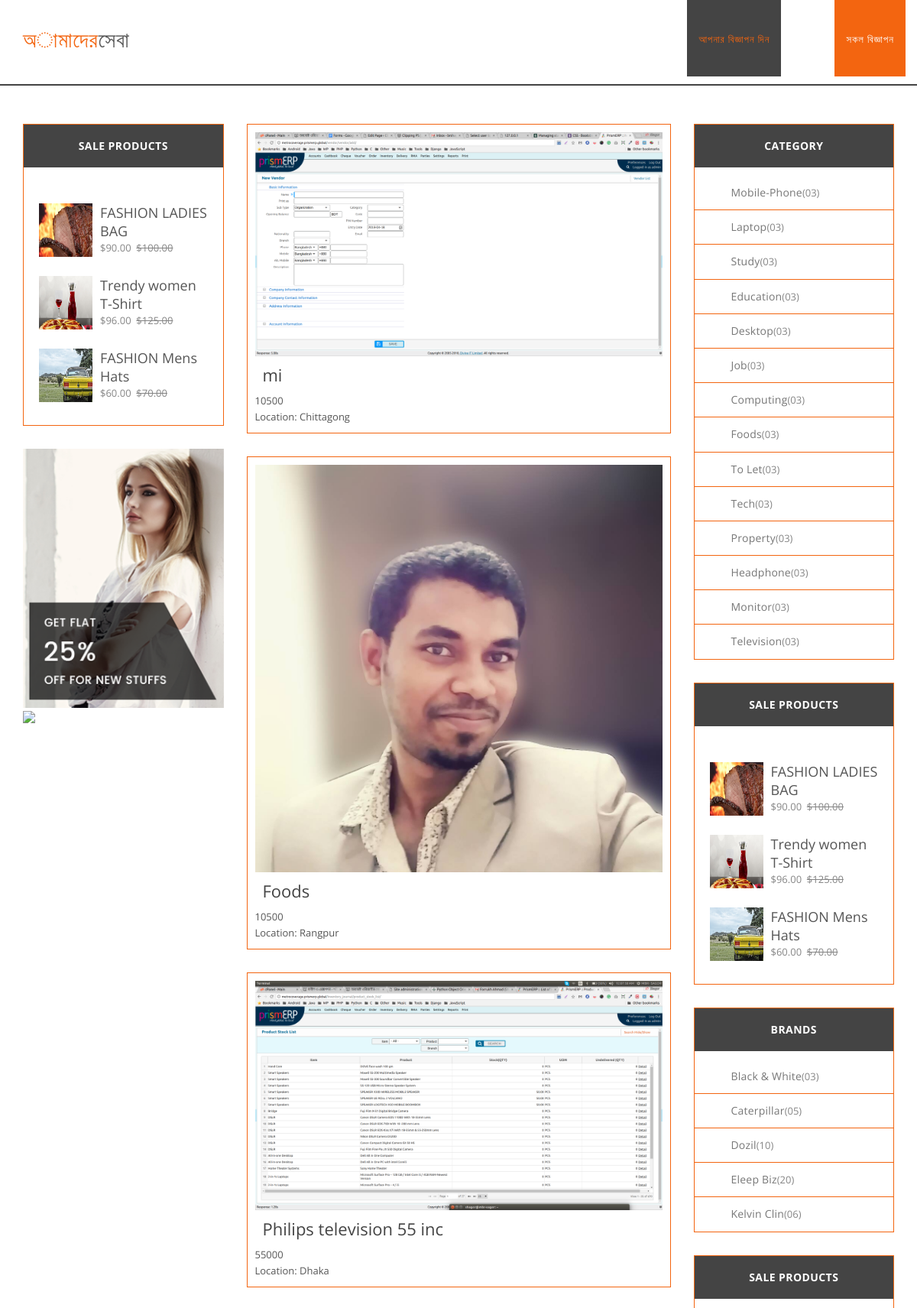
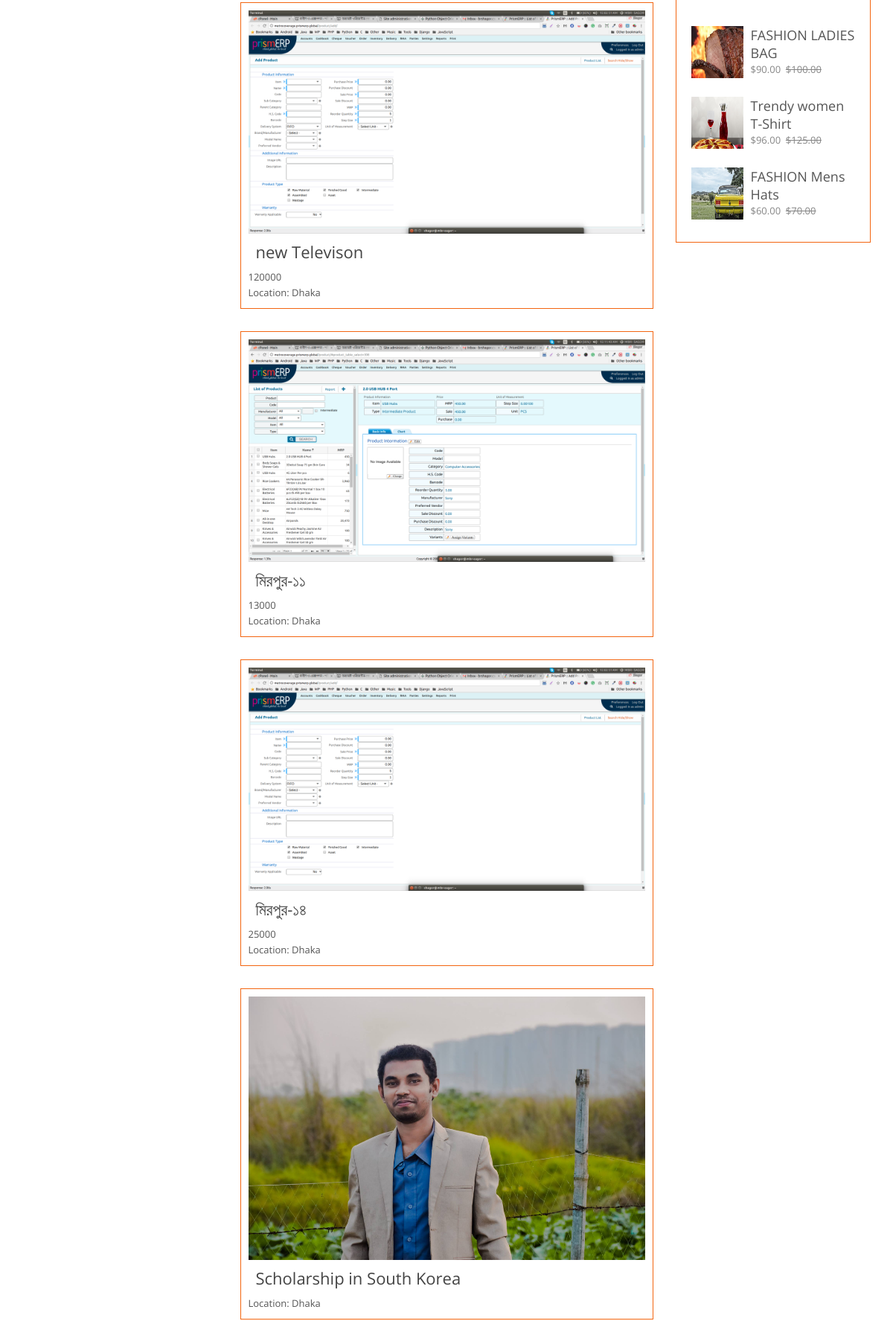
Page /services/items/ (upper part) on the committed database (2 pictures, top to bottom).
### services/models.py (models this page shows, shortened)
class Mobile(models.Model):
    name = models.CharField(max_length = 100)
    model = models.CharField(max_length = 100)
    address = models.CharField(max_length = 120)
    phone_number = models.CharField(max_length = 11)
    price = models.IntegerField()
    negotiable = models.BooleanField(default = False)
    description = models.TextField()
    image = models.ImageField(upload_to = 'products')
    condition_choice = (
        ('used','Used'),
        ('new','New'),
    )
    condition = models.CharField(max_length = 6, choices=condition_choice)
    category = models.ForeignKey(Category, on_delete = models.CASCADE)
    division = models.ForeignKey(Division, on_delete = models.CASCADE)
    brand = models.ForeignKey(Brand, on_delete = models.CASCADE)
    create_at = models.DateTimeField(auto_now = False, auto_now_add = True)
    update_at = models.DateTimeField(auto_now = True, auto_now_add = False)

class Division(models.Model):
    name = models.CharField(max_length = 70, unique = True)
    description = models.TextField()
    image = models.ImageField(upload_to = 'division')
    create_at = models.DateTimeField(auto_now = False, auto_now_add = True)
    def __str__(self):
        return self.name

class Television(models.Model):
    name = models.CharField(max_length = 100)
    inches = models.IntegerField()
    address = models.CharField(max_length = 120)
    phone_number = models.CharField(max_length = 11)
    price = models.IntegerField()
    negotiable = models.BooleanField(default = False)
    description = models.TextField()
    image = models.ImageField(upload_to = 'television')
    condition_choice = (
        ('used','Used'),
        ('new','New'),
    )
    condition = models.CharField(max_length = 6, choices=condition_choice)
    category = models.ForeignKey(Category, on_delete = models.CASCADE)
    division = models.ForeignKey(Division, on_delete = models.CASCADE)
    brand = models.ForeignKey(TVCategory, on_delete = models.CASCADE)
    create_at = models.DateTimeField(auto_now = False, auto_now_add = True)
    update_at = models.DateTimeField(auto_now = True, auto_now_add = False)

class Property(models.Model):
    name = models.CharField(max_length = 100)
    square_feed = models.IntegerField()
    address = models.CharField(max_length = 120)
    phone_number = models.CharField(max_length = 11)
    price = models.IntegerField()
    negotiable = models.BooleanField(default = False)
    description = models.TextField()
    image = models.ImageField(upload_to = 'property')
    condition_choice = (
        ('family','Family'),
        ('bachelor','Bachelor'),
    )
    condition = models.CharField(max_length = 10, choices=condition_choice)
    category = models.ForeignKey(Category, on_delete = models.CASCADE)
    division = models.ForeignKey(Division, on_delete = models.CASCADE)
    bed_room = models.ForeignKey(BedRoom, on_delete = models.CASCADE)
    bath_room = models.ForeignKey(BathRoom, on_delete = models.CASCADE)
    create_at = models.DateTimeField(auto_now = False, auto_now_add = True)
    update_at = models.DateTimeField(auto_now = True, auto_now_add = False)

class Study (models.Model):
    name = models.CharField(max_length = 100)
    address = models.CharField(max_length = 120)
    phone_number = models.CharField(max_length = 11)
    pay_per_month = models.IntegerField()
    negotiable = models.BooleanField(default = False)
    description = models.TextField()
    image = models.ImageField(upload_to = 'study', blank = True, null = True)
    study_of_type = (
        ('bangla','Bangla'),
        ('english','English'),
        ('math','Math'),
        ('other','Others'),
    )
    study_type = models.CharField(max_length = 10, choices=study_of_type)
    category = models.ForeignKey(Category, on_delete = models.CASCADE)
    division = models.ForeignKey(Division, on_delete = models.CASCADE)
    create_at = models.DateTimeField(auto_now = False, auto_now_add = True)
    update_at = models.DateTimeField(auto_now = True, auto_now_add = False)

class Category(models.Model):
    name = models.CharField(max_length = 70)
    create_at = models.DateTimeField(auto_now = False, auto_now_add = True)

### services/views.py (the view)
# urls.py: path('items/', all_service_display, name = 'all_service_display'),
def all_service_display(request):
    mobile_obj = Mobile.objects.all().order_by('-id')[:2]
    tv_obj = Television.objects.all().order_by('-id')[:2]
    property_obj = Property.objects.all().order_by('-id')[:2]
    study_obj = Study.objects.all().order_by('-id')[:2]
    computing_obj = Computing.objects.all().order_by('-id')[:2]
    category_obj = Category.objects.all()
    context = {
        'mobile_obj' : mobile_obj,
        'tv_obj' : tv_obj,
        'property_obj' : property_obj,
        'study_obj' : study_obj,
        'computing_obj' : computing_obj,
        'category_obj' : category_obj
    }
    return render(request, 'homepage/project-list.html', context)

### templates/homepage/project-list.html (shortened to what this page needs)
{% extends 'app/base_template.html' %}
{% load static %}
{% block body %}
<section class="main_section">
    <div class="container">
        <div class="row">
             <div class="col-lg-3">
            <div class="single_widget">
               <aside>
                    <h3 class="widgetTitle">Sale Products</h3>
                    <div class="widgetBody">
                        <div class="topRatedProducts">
                            <div class="singleProductsa">
                                <img src="{% static 'image/gallery/1.jpg' %}" alt="">
                                <h3><a href="shop_single.html">FASHION LADIES BAG</a></h3>
                                <p class="pricess">$90.00 &nbsp;<del>$100.00</del></p>
                            </div>
                            <div class="singleProductsa">
                                <img src="{% static 'image/gallery/2.jpg' %}" alt="">
                                <h3><a href="shop_single.html">Trendy women T-Shirt</a></h3>
                                <p class="pricess">$96.00 &nbsp;<del>$125.00</del></p>
                            </div>
                            <div class="singleProductsa">
                                <img src="{% static 'image/gallery/3.jpg' %}" alt="">
                                <h3><a href="shop_single.html">FASHION Mens Hats</a></h3>
                                <p class="pricess">$60.00 &nbsp;<del>$70.00</del></p>
                            </div>
                        </div>
                    </div>
                </aside>
            </div>
             <div class="ads">
                   <img src="{% static 'image/promo.png' %}">
               </div>
               <div class="ads">
                     <img src="{% static 'image/1.png' %}">
                 </div>
            </div>
            <div class="col-lg-6">
                <div class="projects">
                  {% for item in mobile_obj %}
                    <div class="single_project_list">
                     <a href="{% url 'Details_product' item.id %}">
                          <img src="/media/{{item.image}}"/>
                        <h2>
                           {{item.name}}
                        </h2>
                        <p>{{item.price}} </p>
                        <p>Location: {{item.division}} </p>
                    </a>
                    </div>
                    {% endfor %}
                    {% for item in tv_obj %}
                      <div class="single_project_list">
                       <a href="">
                            <img src="/media/{{item.image}}"/>
                          <h2>
                             {{item.name}}
                          </h2>
                          <p>{{item.price}} </p>
                          <p>Location: {{item.division}} </p>
                      </a>
                      </div>
                      {% endfor %}
                      {% for item in property_obj %}
                        <div class="single_project_list">
                         <a href="">
                              <img src="/media/{{item.image}}"/>
                            <h2>
                               {{item.name}}
                            </h2>
                            <p>{{item.price}} </p>
                            <p>Location: {{item.division}} </p>
                        </a>
                        </div>
                        {% endfor %}
                        {% for item in study_obj %}
                          <div class="single_project_list">
                           <a href="">
                                <img src="/media/{{item.image}}"/>
                              <h2>
                                 {{item.name}}
                              </h2>
                              <p>Location: {{item.division}} </p>
                          </a>
                          </div>
                          {% endfor %}
                </div>
            </div>
            <div class="col-lg-3">
              <div class="single_widget">
                <aside>
                <h3 class="widgetTitle">Category</h3>
                <div class="widgetBody">
                    <ul>
                        {% for item in category_obj %}
                        <li><a href="#">{{item.name}}</a><span>(03)</span></li>
                        {% endfor %}
                    </ul>
                </div>
                </aside>
            </div>
            <div class="single_widget">
               <aside>
                    <h3 class="widgetTitle">Sale Products</h3>
                    <div class="widgetBody">
                        <div class="topRatedProducts">
                            <div class="singleProductsa">
                                <img src="{% static 'image/gallery/1.jpg' %}"/>
                                <h3><a href="shop_single.html">FASHION LADIES BAG</a></h3>
                                <p class="pricess">$90.00 &nbsp;<del>$100.00</del></p>
                            </div>
                            <div class="singleProductsa">
                                <img src="{% static 'image/gallery/2.jpg' %}"/>
                                <h3><a href="shop_single.html">Trendy women T-Shirt</a></h3>
                                <p class="pricess">$96.00 &nbsp;<del>$125.00</del></p>
                            </div>
                            <div class="singleProductsa">
                                <img src="{% static 'image/gallery/3.jpg' %}"/>
                                <h3><a href="shop_single.html">FASHION Mens Hats</a></h3>
                                <p class="pricess">$60.00 &nbsp;<del>$70.00</del></p>
                            </div>
                        </div>
                    </div>
                </aside>
            </div>
            <div class="single_widget">
                <aside>
                <h3 class="widgetTitle">Brands</h3>
                <div class="widgetBody">
                    <ul>
                        <li><a href="#">Black &amp; White</a><span>(03)</span></li>
                        <li><a href="#">Caterpillar</a><span>(05)</span></li>
                        <li><a href="#">Dozil</a><span>(10)</span></li>
                        <li><a href="#">Eleep Biz</a><span>(20)</span></li>
                        <li><a href="#">Kelvin Clin</a><span>(06)</span></li>
                    </ul>
                </div>
                </aside>
            </div>
            <div class="single_widget">
               <aside>
                    <h3 class="widgetTitle">Sale Products</h3>
                    <div class="widgetBody">
                        <div class="topRatedProducts">
                            <div class="singleProductsa">
                                <img src="{% static 'image/gallery/1.jpg' %}"/>
                                <h3><a href="shop_single.html">FASHION LADIES BAG</a></h3>
                                <p class="pricess">$90.00 &nbsp;<del>$100.00</del></p>
                            </div>
                            <div class="singleProductsa">
                                <img src="{% static 'image/gallery/2.jpg' %}"/>
                                <h3><a href="shop_single.html">Trendy women T-Shirt</a></h3>
                                <p class="pricess">$96.00 &nbsp;<del>$125.00</del></p>
                            </div>
                            <div class="singleProductsa">
                                <img src="{% static 'image/gallery/3.jpg' %}"/>
                                <h3><a href="shop_single.html">FASHION Mens Hats</a></h3>
                                <p class="pricess">$60.00 &nbsp;<del>$70.00</del></p>
                            </div>
                        </div>
                    </div>
                </aside>
            </div>
            </div>
        </div>
    </div>
</section>
{% endblock %}

### static/css/homepage/main.css (style rules this page uses)
body { background: #ffffff; color: #858585; font-family: 'Open Sans', sans-serif; font-size: 13px; font-weight: 400; line-height: 20px; overflow-x: hidden; }
img { max-width: 100%; }
ul, ol { list-style: none; }
ul { padding: 0; margin: 0; }
a, .btn { transition: color 0.3s ease-in-out; -moz-transition: color 0.3s ease-in-out; -webkit-transition: color 0.3s ease-in-out; -o-transition: color 0.3s ease-in-out; }
a, a:hover, a:active, a:focus { text-decoration: none; border: none; background: none; background-color: transparent; outline: none; -moz-outline-style: none; color: #555; }
h1, h2, h3, h4, h5, h6 { font-family: 'Open Sans', sans-serif; font-weight: 400; margin: 0; color: #444; }
h2 { font-size: 22px; line-height: 28px; }
h3 { font-size: 18px; line-height: 24px; }
p { font-size: 13px; line-height: 21px; margin: 0; }
.main_section { padding: 50px 0; border-top: 2px solid #444; margin-top: 10px; }
.single_project_list img { width: 100%; }
.single_project_list { margin-bottom: 30px; border: 1px solid #f36510; padding: 10px; }
.single_project_list h2 { padding: 10px; color: #444; }
.widgetTitle { background: #444; color: #fff; font-size: 14px; font-weight: 700; height: 56px; letter-spacing: 0.42px; line-height: 0.8; margin: 0; padding: 22px 0; text-align: center; text-transform: uppercase; width: 100%; }
.single_widget { border: 1px solid #f36510; margin-bottom: 30px; }
.widgetBody { padding-top: 11px; }
.single_widget ul li { list-style: none; margin: 0; padding: 0 26px 0 48px; line-height: .8; border-bottom: 1px solid #f36510; position: relative; transition: all ease 500ms; -moz-transition: all ease 500ms; -ms-transition: all ease 500ms; -webkit-transition: all ease 500ms; -o-transition: all ease 500ms; }
.single_widget ul li:last-child { border-bottom: 0 transparent; }
.single_widget ul li a { font-size: 14px; letter-spacing: .21px; color: #777777; line-height: .8; display: inline-block; text-transform: capitalize; margin: 16px 0 17px; transition: all ease 500ms; -moz-transition: all ease 500ms; -ms-transition: all ease 500ms; -webkit-transition: all ease 500ms; -o-transition: all ease 500ms; }
.topRatedProducts { position: relative; padding: 36px 20px 5px; }
.singleProductsa { position: relative; padding-left: 80px; min-height: 70px; margin-bottom: 25px; }
.singleProductsa img { width: 70px; height: 70px; position: absolute; left: 0; top: 0; }

### rows in the picture
Mobile: image (picture), name "mi", price "10500", division "Chittagong"
Mobile: image (picture), name "Foods", price "10500", division "Rangpur"
Television: image (picture), name "Philips television 55 inc", price "55000", division "Dhaka"
Television: image (picture), name "new Televison", price "120000", division "Dhaka"
Property: image (picture), name "মিরপুর-১১", price "13000", division "Dhaka"
Property: image (picture), name "মিরপুর-১৪", price "25000", division "Dhaka"
Study: image (picture), name "Scholarship in South Korea", division "Dhaka"
Category: name "Mobile-Phone"
Category: name "Laptop"
Category: name "Study"
Category: name "Education"
Category: name "Desktop"
Category: name "Job"
Category: name "Computing"
Category: name "Foods"
Category: name "To Let"
Category: name "Tech"
Category: name "Property"
Category: name "Headphone"
Category: name "Monitor"
Category: name "Television"
